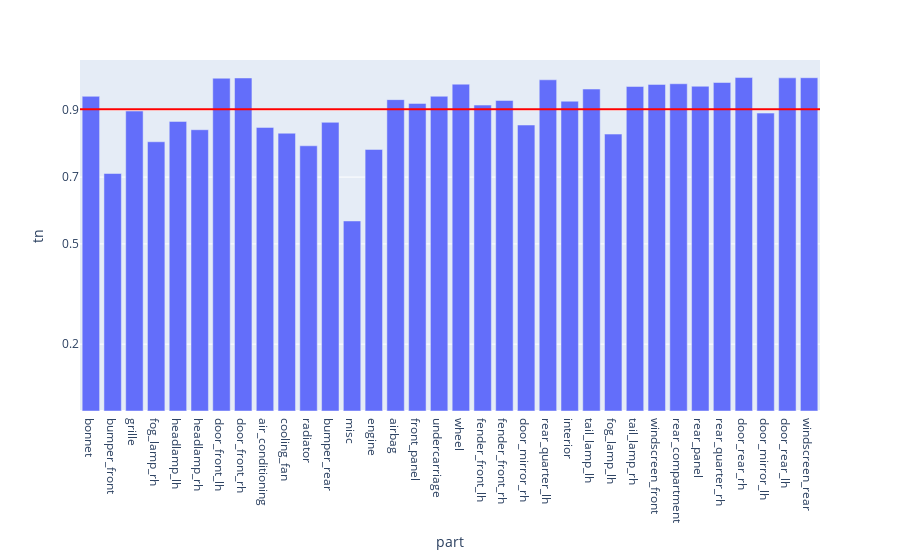

The cell this chart's notebook holds for it:
### Code cell
fig = px.bar(evalMetrics, x = 'part', y = 'tn')

fig.add_hline(y=avgTn, line_width=2, line_color="red")

fig.update_layout(
    yaxis = dict(
        tickmode = 'array',
        tickvals = [np.format_float_positional(avgTn, 2), 0.2, 0.5, 0.7],
    )
)
fig

### Figure 1 — Plotly figure (JSON) as saved in the notebook; plotly's stock layout.template omitted (floating-point values rounded to 4 significant figures)
{"data": [{"alignmentgroup": "True", "hovertemplate": "part=%{x}<br>tn=%{y}<extra></extra>", "legendgroup": "", "marker": {"color": "#636efa", "pattern": {"shape": ""}}, "name": "", "offsetgroup": "", "orientation": "v", "showlegend": false, "textposition": "auto", "type": "bar", "x": ["bonnet", "bumper_front", "grille", "fog_lamp_rh", "headlamp_lh", "headlamp_rh", "door_front_lh", "door_front_rh", "air_conditioning", "cooling_fan", "radiator", "bumper_rear", "misc", "engine", "airbag", "front_panel", "undercarriage", "wheel", "fender_front_lh", "fender_front_rh", "door_mirror_rh", "rear_quarter_lh", "interior", "tail_lamp_lh", "fog_lamp_lh", "tail_lamp_rh", "windscreen_front", "rear_compartment", "rear_panel", "rear_quarter_rh", "door_rear_rh", "door_mirror_lh", "door_rear_lh", "windscreen_rear"], "xaxis": "x", "y": [0.9418, 0.7108, 0.8976, 0.8057, 0.8667, 0.8418, 0.9959, 0.9966, 0.8488, 0.8313, 0.7937, 0.8639, 0.5687, 0.7828, 0.9319, 0.9205, 0.942, 0.9782, 0.9155, 0.9293, 0.8559, 0.9912, 0.9271, 0.9635, 0.8288, 0.9712, 0.9774, 0.9794, 0.9719, 0.9831, 0.9979, 0.8915, 0.9971, 0.9974], "yaxis": "y"}], "layout": {"barmode": "relative", "legend": {"tracegroupgap": 0}, "margin": {"t": 60}, "shapes": [{"line": {"color": "red", "width": 2}, "type": "line", "x0": 0, "x1": 1, "xref": "x domain", "y0": 0.9028, "y1": 0.9028, "yref": "y"}], "xaxis": {"anchor": "y", "domain": [0, 1], "title": {"text": "part"}}, "yaxis": {"anchor": "x", "domain": [0, 1], "tickmode": "array", "tickvals": ["0.90", 0.2, 0.5, 0.7], "title": {"text": "tn"}}}}
